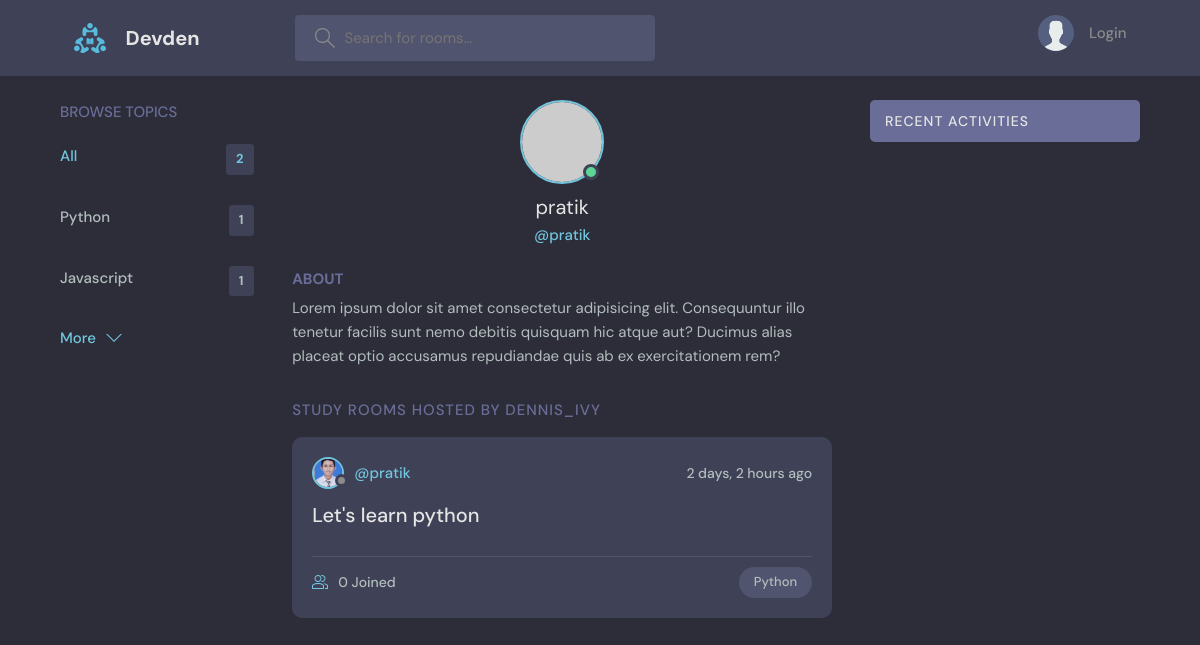
The app's page /profile/1/, older data.
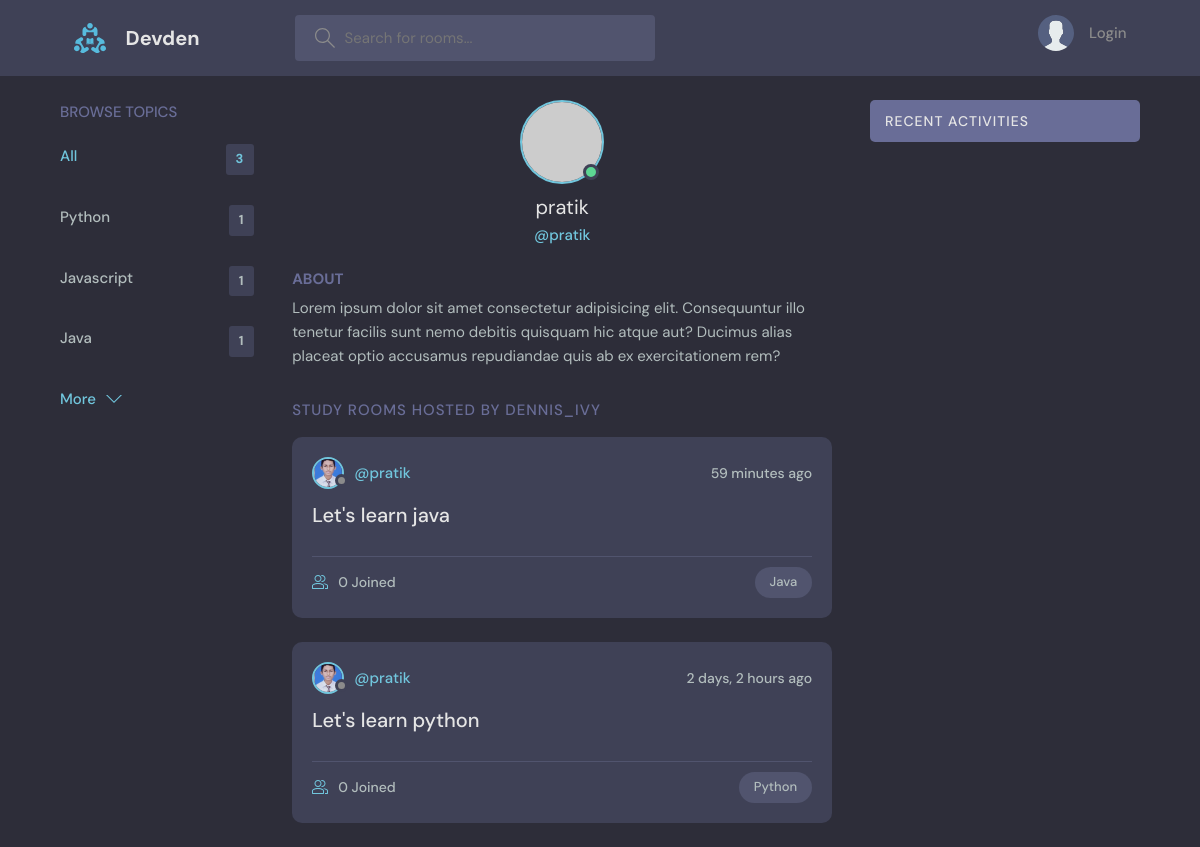
The same page, newer data.
### base/models.py (models this page shows, shortened)
class Topic(models.Model):
    name = models.CharField(max_length=200)

class User(AbstractUser):
    name = models.CharField(max_length=200, null=True)
    email = models.EmailField(unique=True, null=True)
    bio = models.TextField(null=True)
    avatar = models.ImageField(null=True, default="avatar.svg")
    USERNAME_FIELD = 'email'
    REQUIRED_FIELDS = ['username']

class Room(models.Model):
    host = models.ForeignKey(User, on_delete = models.SET_NULL , null=True)
    topic = models.ForeignKey(Topic, on_delete = models.SET_NULL , null=True)
    name = models.CharField(max_length = 200)
    description = models.TextField(null = True, blank=True)
    participants = models.ManyToManyField(User , related_name='participants', blank=True)
    updated = models.DateTimeField(auto_now = True)
    created = models.DateTimeField(auto_now_add = True)
    class Meta:
        ordering = ['-updated','-created']

### base/views.py (the view)
# urls.py: path('profile/<str:pk>/', views.userProfile, name="user-profile"),
def userProfile(request , pk):
    user = User.objects.get(id=pk)
    rooms = user.room_set.all()
    room_messages = user.message_set.all()
    topics = Topic.objects.all()
    context = {'user':user , 'rooms':rooms,'room_messages':room_messages,'topics':topics}
    return render(request,'base/profile.html', context)

### base/templates/base/profile.html (shortened to what this page needs)
{% extends "main.html" %}
{% block content %}
<main class="profile-page layout layout--3">
  <div class="container">
    {% include 'base/topic_component.html' %}
    <div class="roomList">
      <div class="profile">
        <div class="profile__avatar">
          <div class="avatar avatar--large active">
            <img src="https://randomuser.me/api/portraits/men/11.jpg" />
          </div>
        </div>
        <div class="profile__info">
          <h3>{{user.username}}</h3>
          <p>@{{user.username}}</p>
        </div>
        <div class="profile__about">
          <h3>About</h3>
          <p>
            Lorem ipsum dolor sit amet consectetur adipisicing elit. Consequuntur illo tenetur
            facilis sunt nemo debitis quisquam hic atque aut? Ducimus alias placeat optio
            accusamus repudiandae quis ab ex exercitationem rem?
          </p>
        </div>
      </div>
      <div class="roomList__header">
        <div>
          <h2>Study Rooms Hosted by dennis_ivy</a>
          </h2>
        </div>
      </div>
      {% include 'base/feed_component.html' %}
    </div>
    {% include 'base/activity_component.html' %}
  </div>
</main>
{% endblock content %}

### templates/main.html (shortened to what this page needs)
<!DOCTYPE html>
{% load static %}
<html lang="en">
<head>
    <link rel="stylesheet" href="{% static 'styles/style.css' %}" />
</head>
<body>
    {% include 'navbar.html' %}
    {% block content%}
    {% endblock %}
</body>
</html>

### templates/navbar.html (shortened to what this page needs)
{% load static %}
<header class="header header--loggedIn">
    <div class="container">
        <a href="{% url 'home' %}" class="header__logo">
            <img src="{% static 'images/logo.svg' %}" />
            <h1>Devden</h1>
        </a>
        <form class="header__search" method="get" action="{% url 'home' %}">
            <label>
                <input name="q" placeholder="Search for rooms..." />
            </label>
        </form>
        <nav class="header__menu">
            {% if request.user.is_authenticated %}
            <div class="header__user">
                <a href="{% url 'update-user' %}">
                    <div class="avatar avatar--medium active">
                        <img src="{{request.user.avatar.url}}" />
                    </div>
                    <p>{{request.user.username}} <span>@{{request.user.username}}</span></p>
                </a>
                <button class="dropdown-button">
                    <svg version="1.1" xmlns="http://www.w3.org/2000/svg" width="32" height="32" viewBox="0 0 32 32">
                        <title>chevron-down</title>
                        <path d="M16 21l-13-13h-3l16 16 16-16h-3l-13 13z"></path>
                    </svg>
                </button>
            </div>
            {% else %}
            <a href="{% url 'login' %}">
                <img src="{% static 'images/avatar.svg' %}" />
                <p>Login</p>
            </a>
            {% endif %}
        </nav>
    </div>
</header>

### base/templates/base/topic_component.html
<div class="topics">
    <div class="topics__header">
      <h2>Browse Topics</h2>
    </div>
    <ul class="topics__list">
      <li>
        <a href="{% url 'home' %}" class="active">All <span>{{topics.count}}</span></a>
      </li>
      {% for topic in topics %}
      <li>
        <a href="{% url 'home' %}?q={{topic.name}}">{{topic.name}} <span>{{topic.room_set.all.count}}</span></a>
      </li>
      {% endfor %}
    </ul>
    <a class="btn btn--link" href="{% url 'topics' %}">
      More
      <svg version="1.1" xmlns="http://www.w3.org/2000/svg" width="32" height="32" viewBox="0 0 32 32">
        <title>chevron-down</title>
        <path d="M16 21l-13-13h-3l16 16 16-16h-3l-13 13z"></path>
      </svg>
    </a>
  </div>

### base/templates/base/feed_component.html (shortened to what this page needs)
{% for room in rooms %}
<div class="roomListRoom">
    <div class="roomListRoom__header">
        <a href="{% url 'user-profile' room.host.id %}" class="roomListRoom__author">
            <div class="avatar avatar--small">
                <img src="{{room.host.avatar.url}}" />
            </div>
            <span>@{{room.host.username}}</span>
        </a>
        <div class="roomListRoom__actions">
            <span>{{room.created|timesince}} ago</span>
        </div>
    </div>
    <div class="roomListRoom__content">
        <a href="{% url 'room' room.id %}">{{room.name}}</a>
    </div>
    <div class="roomListRoom__meta">
        <a href="{% url 'room' room.id %}" class="roomListRoom__joined">
            {{room.participants.all.count}} Joined
        </a>
        <p class="roomListRoom__topic">{{room.topic.name}}</p>
    </div>
</div>
{% endfor %}

### base/templates/base/activity_component.html (shortened to what this page needs)
<div class="activities">
    <div class="activities__header">
        <h2>Recent Activities</h2>
    </div>
</div>

Row changes from the older to the newer data that the page shows:
added Topic: name "Java", room_set.all.count "1"
added Room: host.avatar (placeholder picture), host.username "pratik", created "59 minutes", name "Let's learn java", participants.all.count "0", topic.name "Java"
Text that changed along with them:
{{ topics.count }}: "2" → "3"
